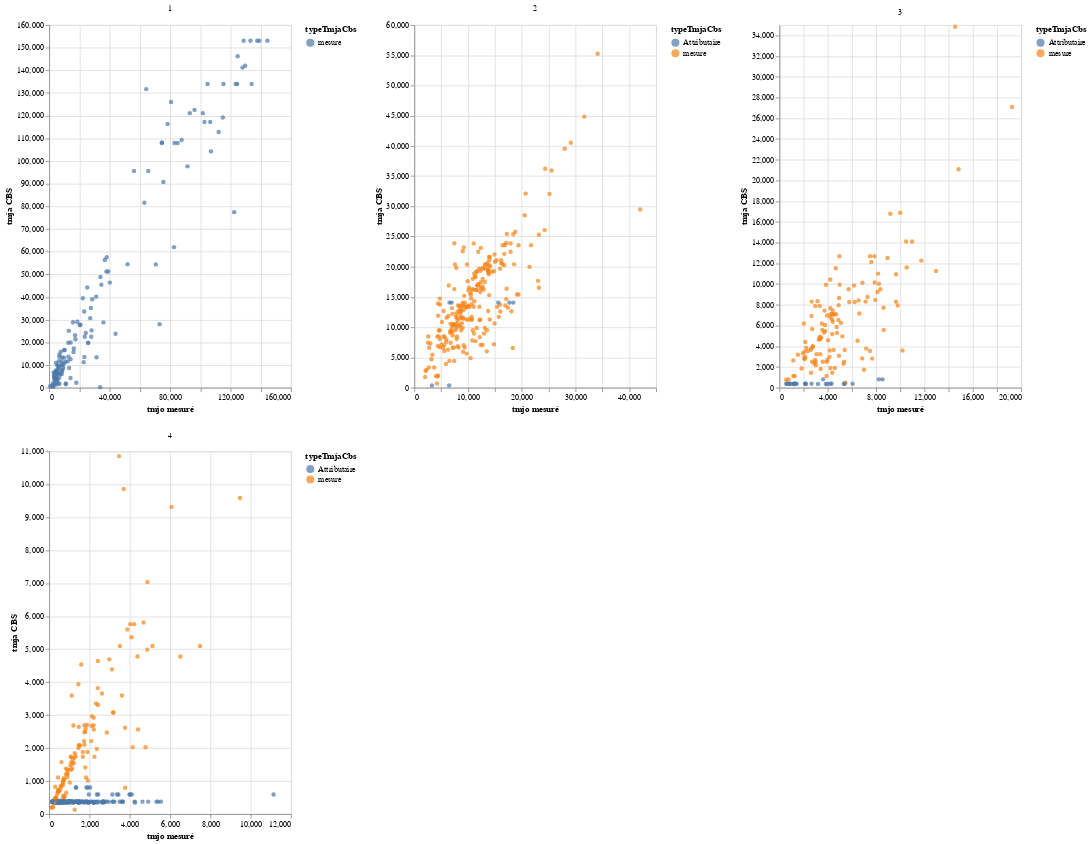

Write notebook code for a chart like this one.
### Code cell
chartExampleVariation

### Figure 1 — Vega-Lite specification as saved in the notebook (floating-point values rounded to 4 significant figures; data arrays with more than 128 entries replaced by an {"elided": "..."} marker saying what was removed)
{"config": {"view": {"continuousWidth": 400, "continuousHeight": 300}}, "data": {"name": "data-4123458d6c85bd0a3a96dc477a0ed181"}, "mark": "circle", "encoding": {"color": {"type": "nominal", "field": "typeTmjaCbs"}, "facet": {"type": "nominal", "columns": 3, "field": "cat_rhv_simple", "title": null}, "x": {"type": "quantitative", "field": "tmjo_2_sen", "title": "tmjo mesuré"}, "y": {"type": "quantitative", "field": "traf_final", "title": "tmja CBS"}}, "height": 450, "resolve": {"scale": {"color": "independent", "x": "independent", "y": "independent"}}, "width": 300, "$schema": "https://vega.github.io/schema/vega-lite/v4.8.1.json", "datasets": {"data-4123458d6c85bd0a3a96dc477a0ed181": {"elided": "860 records"}}}
